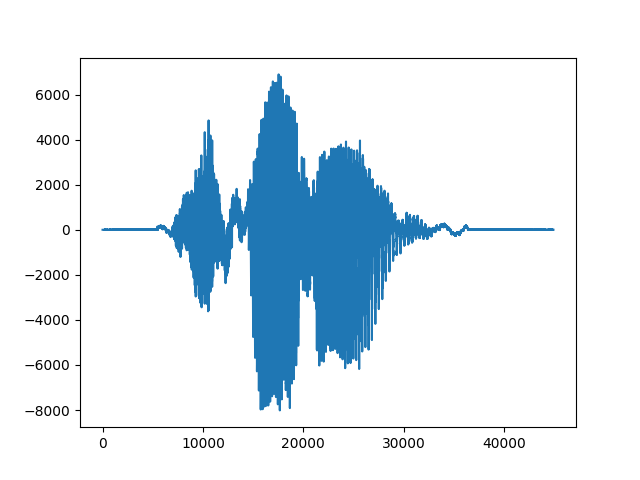

This chart was generated by the following Python code:
# waveform.py
#
# 실습08 컴퓨터의 개념 및 실습 수업용 파일입니다.
# 언어학과 2021-12659 박유나에 의해 작성되었습니다.
#
# Plot waveform
#
# Usage:
#
# python waveform.py sound.wav waveform.png
#
import sys
import wave
import matplotlib.pyplot

sound = wave.open("sori.wav", "r")

amps = []
for i in range(sound.getnframes()):
    b = sound.readframes(1)
    amp = int.from_bytes(b, byteorder='little', signed=True)
    amps.append(amp)


# 가로축은 프레임의 번호, 세로축은 프레임의 정수값

matplotlib.pyplot.plot(amps)
matplotlib.pyplot.show()
